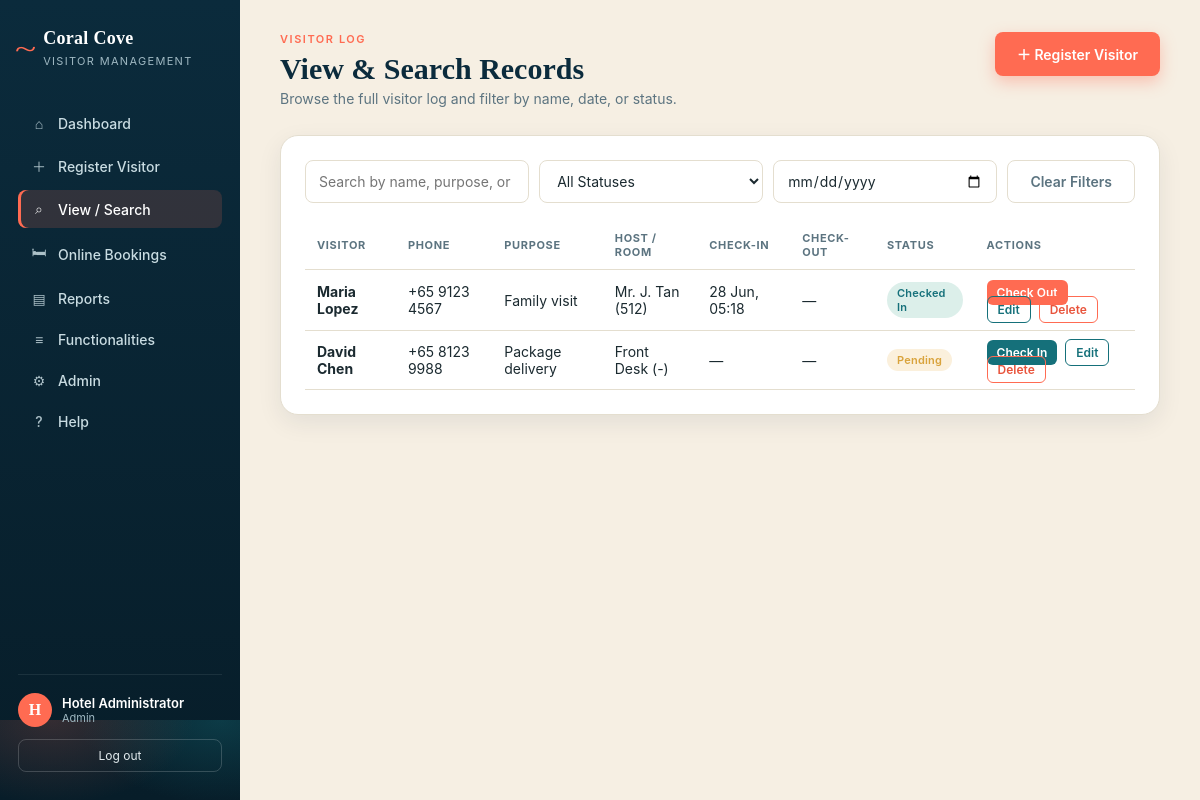
The app's page /visitors.php (signed in) with its own data.
### tables this page shows
CREATE TABLE IF NOT EXISTS visitors (
    visitor_id      INT AUTO_INCREMENT PRIMARY KEY,
    full_name       VARCHAR(100)  NOT NULL,
    phone           VARCHAR(30),
    purpose         VARCHAR(150)  NOT NULL,
    host_name       VARCHAR(100)  NOT NULL,    
    room_number     VARCHAR(20),
    expected_duration VARCHAR(50),             
    check_in_time   DATETIME      NULL,
    check_out_time  DATETIME      NULL,
    status          ENUM('Pending','Checked In','Checked Out') NOT NULL DEFAULT 'Pending',
    registered_by   INT,
    created_at      TIMESTAMP DEFAULT CURRENT_TIMESTAMP,
    FOREIGN KEY (registered_by) REFERENCES users(user_id) ON DELETE SET NULL
);

### auth.php (called while the page is built, shortened)
<?php
function current_user() {
    return [
        'id'   => $_SESSION['user_id']   ?? null,
        'name' => $_SESSION['full_name'] ?? '',
        'role' => $_SESSION['role']      ?? '',
    ];
}

### visitors.php (the view, shortened to what this page needs)
<?php
require_once __DIR__ . '/includes/auth.php';
$where = []; $params = [];
$sql = "SELECT * FROM visitors";
$sql .= " ORDER BY created_at DESC";
$stmt = $pdo->prepare($sql);
$stmt->execute($params);
$visitors = $stmt->fetchAll();
include __DIR__ . '/includes/header.php';
?>
<div class="page-head">
  <div>
    <span class="eyebrow">Visitor Log</span>
    <h1>View &amp; Search Records</h1>
    <p>Browse the full visitor log and filter by name, date, or status.</p>
  </div>
  <a href="register_visitor.php" class="btn btn-primary">＋ Register Visitor</a>
</div>
<div class="card">
  <form method="GET" class="search-bar">
    <input type="text" id="liveSearch" placeholder="Search by name, purpose, or host...">
    <select name="status" onchange="this.form.submit()">
      <option value="">All Statuses</option>
    </select>
    <input type="date" name="date" value="<?= htmlspecialchars($_GET['date'] ?? '') ?>" onchange="this.form.submit()">
    <a href="visitors.php" class="btn btn-ghost">Clear Filters</a>
  </form>
  <table id="visitorsTable">
    <thead>
      <tr>
        <th>Visitor</th><th>Phone</th><th>Purpose</th><th>Host / Room</th>
        <th>Check-in</th><th>Check-out</th><th>Status</th><th>Actions</th>
      </tr>
    </thead>
    <tbody>
      <?php foreach ($visitors as $v): $cls = strtolower(str_replace(' ', '', $v['status'])); ?>
      <tr>
        <td><strong><?= htmlspecialchars($v['full_name']) ?></strong></td>
        <td><?= htmlspecialchars($v['phone'] ?: '—') ?></td>
        <td><?= htmlspecialchars($v['purpose']) ?></td>
        <td><?= htmlspecialchars($v['host_name']) ?> <?= $v['room_number'] ? '(' . htmlspecialchars($v['room_number']) . ')' : '' ?></td>
        <td><?= $v['check_in_time'] ? date('d M, H:i', strtotime($v['check_in_time'])) : '—' ?></td>
        <td><?= $v['check_out_time'] ? date('d M, H:i', strtotime($v['check_out_time'])) : '—' ?></td>
        <td><span class="badge <?= $cls ?>"><?= htmlspecialchars($v['status']) ?></span></td>
        <td class="row-actions">
          <?php if ($v['status'] === 'Pending'): ?>
            <a href="visitors.php?action=checkin&id=<?= $v['visitor_id'] ?>" class="checkin">Check In</a>
          <?php elseif ($v['status'] === 'Checked In'): ?>
            <a href="visitors.php?action=checkout&id=<?= $v['visitor_id'] ?>" class="checkout">Check Out</a>
          <?php endif; ?>
          <a href="edit_visitor.php?id=<?= $v['visitor_id'] ?>" class="edit">Edit</a>
          <a href="visitors.php?action=delete&id=<?= $v['visitor_id'] ?>" class="delete confirm-delete">Delete</a>
        </td>
      </tr>
      <?php endforeach; ?>
    </tbody>
  </table>
</div>
<?php include __DIR__ . '/includes/footer.php'; ?>

### header.php (shortened to what this page needs)
<?php
require_once __DIR__ . '/auth.php';
$u = current_user();
$current_page = basename($_SERVER['PHP_SELF']);
?>
<!DOCTYPE html>
<html lang="en">
<head>
<link rel="stylesheet" href="assets/css/style.css">
</head>
<body>
<div class="app-shell">
  <aside class="sidebar">
    <div class="brand">
      <span class="brand-wave">~</span>
      <div class="brand-text">
        <strong>Coral Cove</strong>
        <small>Visitor Management</small>
      </div>
    </div>
    <nav class="nav-links">
      <a href="dashboard.php" class="<?= $current_page=='dashboard.php'?'active':'' ?>"><span class="ico">⌂</span> Dashboard</a>
      <a href="register_visitor.php" class="<?= $current_page=='register_visitor.php'?'active':'' ?>"><span class="ico">＋</span> Register Visitor</a>
      <a href="visitors.php" class="<?= $current_page=='visitors.php'?'active':'' ?>"><span class="ico">⌕</span> View / Search</a>
      <a href="bookings.php" class="<?= $current_page=='bookings.php'?'active':'' ?>"><span class="ico">🛏</span> Online Bookings</a>
      <a href="reports.php" class="<?= $current_page=='reports.php'?'active':'' ?>"><span class="ico">▤</span> Reports</a>
      <a href="functionalities.php" class="<?= $current_page=='functionalities.php'?'active':'' ?>"><span class="ico">≡</span> Functionalities</a>
      <?php if ($u['role'] === 'admin'): ?>
      <a href="admin.php" class="<?= ($current_page=='admin.php'||$current_page=='admin_users.php')?'active':'' ?>"><span class="ico">⚙</span> Admin</a>
      <?php endif; ?>
      <a href="help.php" class="<?= $current_page=='help.php'?'active':'' ?>"><span class="ico">?</span> Help</a>
    </nav>
    <div class="sidebar-footer">
      <div class="user-chip">
        <div class="avatar"><?= htmlspecialchars(strtoupper(substr($u['name'] ?: 'U',0,1))) ?></div>
        <div>
          <div class="user-name"><?= htmlspecialchars($u['name']) ?></div>
          <div class="user-role"><?= htmlspecialchars(ucfirst($u['role'])) ?></div>
        </div>
      </div>
      <a href="logout.php" class="logout-link">Log out</a>
    </div>
  </aside>
  <main class="main-area">

### footer.php (shortened to what this page needs)
  </main>
</div>
</body>
</html>

### records on screen
visitors: full_name "Maria Lopez", phone "+65 9123 4567", purpose "Family visit", host_name "Mr. J. Tan", room_number "512", check_in_time "28 Jun, 05:18", status "Checked In"
visitors: full_name "David Chen", phone "+65 8123 9988", purpose "Package delivery", host_name "Front Desk", room_number "-", status "Pending"

### other values on screen
substr($u['name'] ?: 'U',0,1) "H"
$u['name'] "Hotel Administrator"
$u['role'] "Admin"
